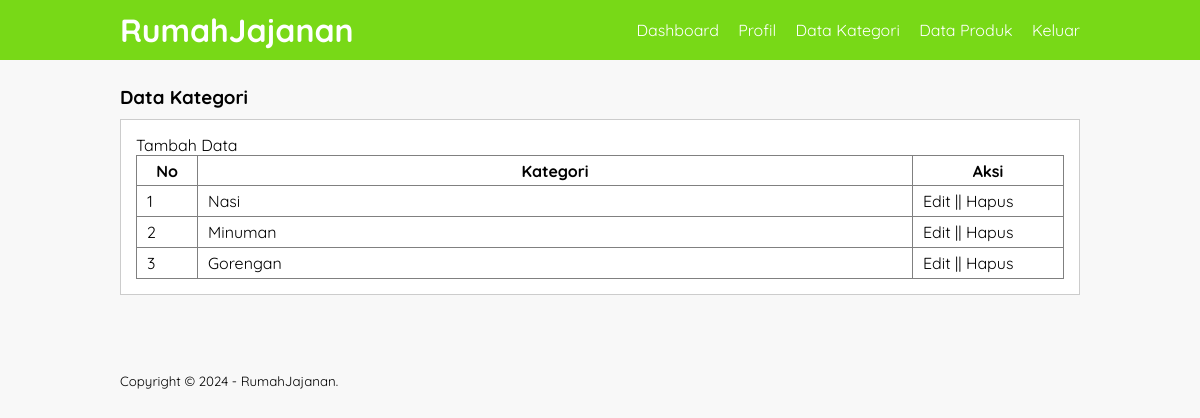
/data-kategori.php (signed in), run on the app's committed database.
### tables this page shows
CREATE TABLE `tb_category` (
  `category_id` int(11) NOT NULL,
  `category_name` varchar(30) NOT NULL
);

### data-kategori.php (the view, shortened to what this page needs)
<?php
	include 'db.php';
?>
<!DOCTYPE html>
<html>
<head>
	<link rel="stylesheet" type="text/css" href="css/style.css">
</head>
<body>
	<header>
		<div class="container">
			<h1><a href="dashboard.php">RumahJajanan</a></h1>
			<ul>
				<li><a href="dashboard.php">Dashboard</a></li>
				<li><a href="profil.php">Profil</a></li>
				<li><a href="data-kategori.php">Data Kategori</a></li>
				<li><a href="data-produk.php">Data Produk</a></li>
				<li><a href="keluar.php">Keluar</a></li>
			</ul>
		</div>
	</header>
	<div class="section">
		<div class="container">
			<h3>Data Kategori</h3>
			<div class="box">
				<p><a href="tambah-kategori.php">Tambah Data</a></p>
				<table border="1" cellspacing="0" class="table">
					<thead>
						<tr>
							<th width="60px">No</th>
							<th>Kategori</th>
							<th width="150px">Aksi</th>
						</tr>
					</thead>
					<tbody>
						<?php
							$no = 1;
							$kategori = mysqli_query($conn, "SELECT * FROM tb_category ORDER BY category_id DESC");
							if(mysqli_num_rows($kategori) > 0){
							while($row = mysqli_fetch_array($kategori)){
						?>
						<tr>
							<td><?php echo $no++ ?></td>
							<td><?php echo $row['category_name'] ?></td>
							<td>
								<a href="edit-kategori.php?id=<?php echo $row['category_id'] ?>">Edit</a> || <a href="proses-hapus.php?idk=<?php echo $row['category_id'] ?>" onclick="return confirm('Yakin ingin hapus ?')">Hapus</a>
							</td>
						</tr>
						<?php }}else{ ?>
							<tr>
								<td colspan="3">Tidak ada data</td>
							</tr>
						<?php } ?>
					</tbody>
				</table>
			</div>
		</div>
	</div>
	<footer>
		<div class="container">
			<small>Copyright &copy; 2024 - RumahJajanan.</small>
		</div>
	</footer>
</body>
</html>

### css/style.css (style rules this page uses)
* { padding:0; margin:0; font-family: 'Quicksand', sans-serif; }
body { background-color: #f8f8f8; }
a { color: inherit; text-decoration: none; }
header { background-color: #78D917; color: #fff; }
header h1 { float: left; padding:10px 0; }
header ul { float: right; }
header ul li { display: inline-block; }
header ul li a { padding:20px 0 20px 15px; display: inline-block; }
footer { padding:25px 0; }
.container { width: 80%; margin:0 auto; }
.container:after { content: ''; display: block; clear: both; }
.section { padding:25px 0; }
.box { background-color: #fff; border:1px solid #ccc; padding:15px; box-sizing: border-box; margin:10px 0 25px 0; }
.box:after { content: ''; display: block; clear: both; }
.table { width: 100%; border-collapse: collapse; }
.table tr { height: 30px; }
.table tr td { padding:5px 10px; }

### data on the page
tb_category: category_name "Nasi"
tb_category: category_name "Minuman"
tb_category: category_name "Gorengan"
